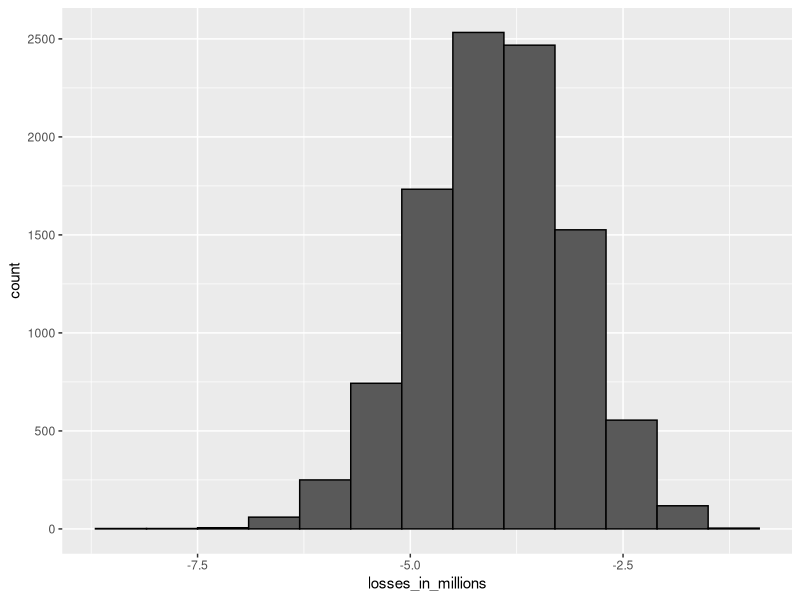
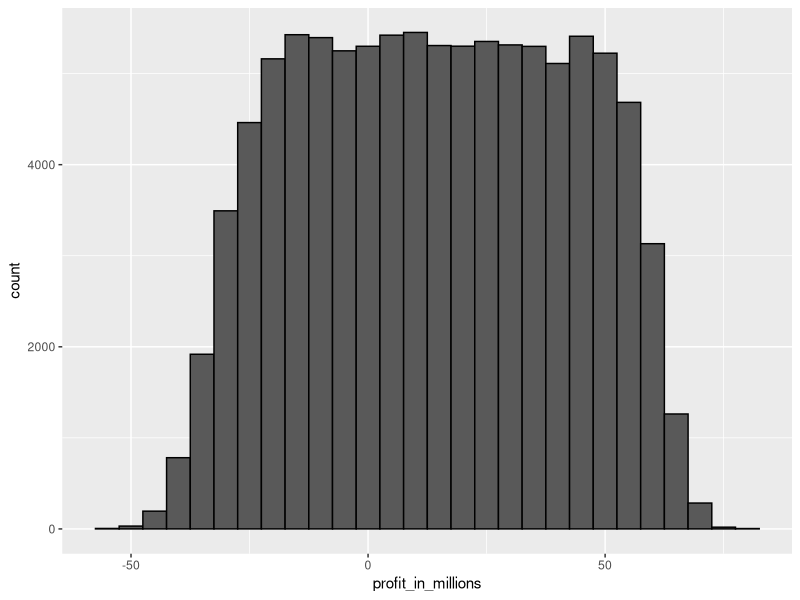

Source code (R) for these figures, in order:
## ---- chunk 1
n <- 1000
loss_per_foreclosure <- -200000
p <- 0.02 
defaults <- sample( c(0,1), n, prob=c(1-p, p), replace = TRUE)
sum(defaults * loss_per_foreclosure)
## ---- chunk 2
B <- 10000
losses <- replicate(B, {
    defaults <- sample( c(0,1), n, prob=c(1-p, p), replace = TRUE) 
  sum(defaults * loss_per_foreclosure)
})
## ---- chunk 3
library(tidyverse)
data.frame(losses_in_millions = losses/10^6) |> ggplot(aes(losses_in_millions)) + geom_histogram(binwidth = 0.6, col="black")
## ---- chunk 4
n*(p*loss_per_foreclosure + (1-p)*0)
sqrt(n)*abs(loss_per_foreclosure)*sqrt(p*(1-p))
## ---- chunk 5
- loss_per_foreclosure*p/(1-p)
## ---- chunk 6
qnorm(0.01)
## ---- chunk 7
l <- loss_per_foreclosure
z <- qnorm(0.01)
x <- -l*( n*p - z*sqrt(n*p*(1-p)))/ ( n*(1-p) + z*sqrt(n*p*(1-p)))
x
## ---- chunk 8
loss_per_foreclosure*p + x*(1-p)
## ---- chunk 9
n*(loss_per_foreclosure*p + x*(1-p)) 
## ---- chunk 10
B <- 100000
profit <- replicate(B, {
    draws <- sample( c(x, loss_per_foreclosure), n, 
                        prob=c(1-p, p), replace = TRUE) 
    sum(draws)
})
mean(profit)
mean(profit<0)
## ---- chunk 11
p <- 0.04
r <- (- loss_per_foreclosure*p/(1-p)) / 180000
r
## ---- chunk 12
r <- 0.05
x <- r*180000
loss_per_foreclosure*p + x * (1-p)
## ---- chunk 13
z <- qnorm(0.01)
n <- ceiling((z^2*(x-l)^2*p*(1-p))/(l*p + x*(1-p))^2)
n
## ---- chunk 14
n*(loss_per_foreclosure*p + x * (1-p))
## ---- chunk 15
p <- 0.04
x <- 0.05*180000
profit <- replicate(B, {
    draws <- sample( c(x, loss_per_foreclosure), n, 
                        prob=c(1-p, p), replace = TRUE) 
    sum(draws)
})
mean(profit)
## ---- chunk 16
p <- 0.04
x <- 0.05*180000
profit <- replicate(B, {
    new_p <- 0.04 + sample(seq(-0.01, 0.01, length = 100), 1)
    draws <- sample( c(x, loss_per_foreclosure), n, 
                        prob=c(1-new_p, new_p), replace = TRUE) 
    sum(draws)
})
## ---- chunk 17
mean(profit)
## ---- chunk 18
mean(profit<0)
## ---- chunk 19
mean(profit < -10000000)
## ---- chunk 20
data.frame(profit_in_millions=profit/10^6) |> 
  ggplot(aes(profit_in_millions)) + 
  geom_histogram(color="black", binwidth = 5)
